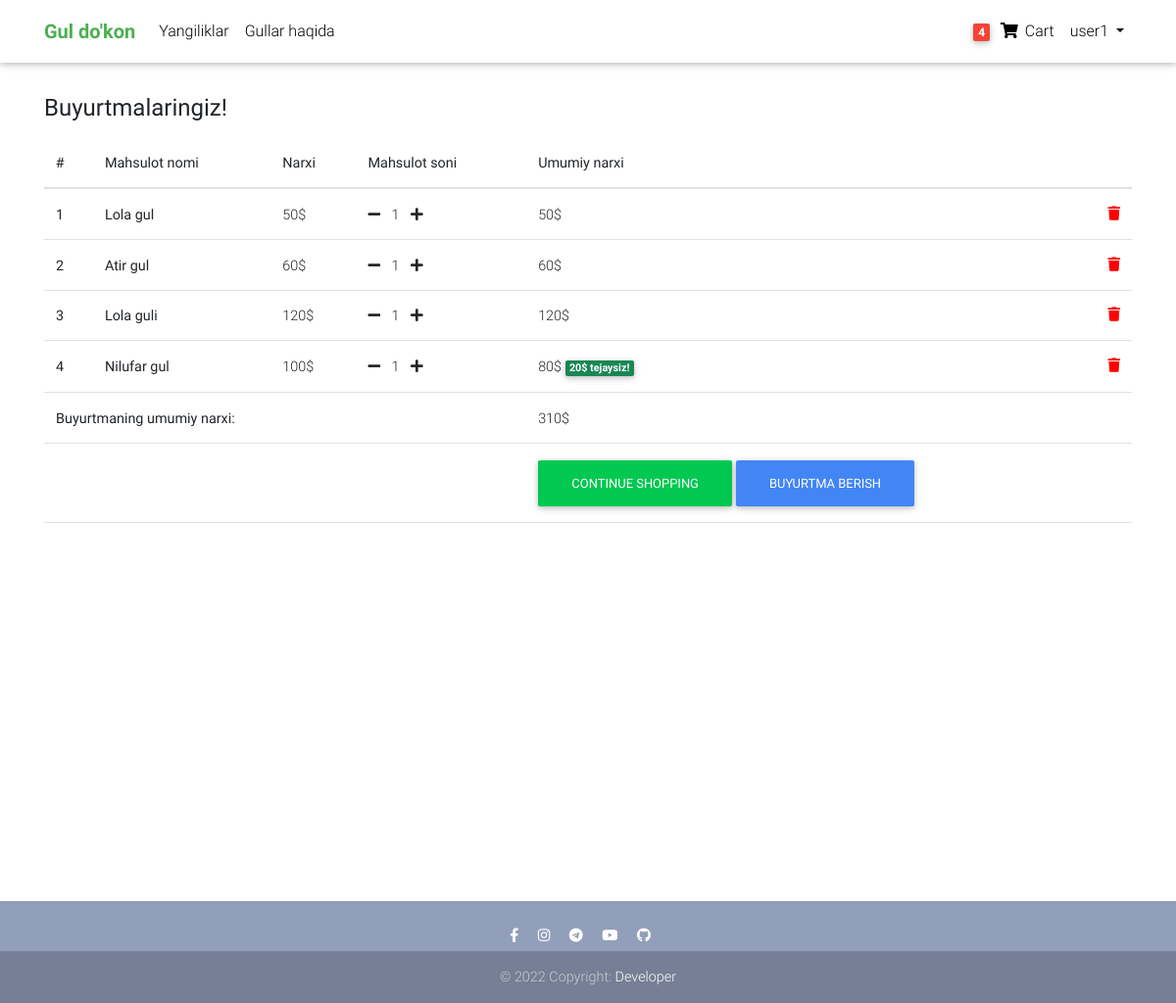
The page /order-summary (signed in) on the database its author committed.
### accounts/models.py (models this page shows)
class CustomUser(AbstractUser):
    age = models.PositiveIntegerField(null=True, blank=True)

### flowers/models.py (models this page shows, shortened)
class Order(models.Model):
    user = models.ForeignKey(settings.AUTH_USER_MODEL, on_delete=models.CASCADE)
    products = models.ManyToManyField(OrderProduct)
    start_date = models.DateTimeField(auto_now_add=True)
    ordered_date = models.DateTimeField()
    ordered = models.BooleanField(default=False)
    order_completed = models.BooleanField(default=False)
    order_completed_date = models.DateTimeField(null=True, blank=True)
    billingAddress = models.ForeignKey('BillingAddress', on_delete=models.SET_NULL, blank=True, null=True)
    payment = models.ForeignKey('Payment', on_delete=models.SET_NULL, blank=True, null=True)
    promo_code_text = models.CharField(max_length=20, blank=True, null=True)
    promocode = models.ForeignKey('PromoCode', on_delete=models.SET_NULL, blank=True, null=True)
    def get_total(self):
        total = 0
        for order_product in self.products.all():
            total += order_product.get_final_price()
        promo_code = self.promocode
        if promo_code:
            if promo_code.discount_cash:
                total -= promo_code.discount_cash
            elif promo_code.discount_interest:
                total *= (100-promo_code.discount_interest) / 100
        return total

class OrderProduct(models.Model):
    user = models.ForeignKey(settings.AUTH_USER_MODEL, on_delete=models.CASCADE)
    ordered = models.BooleanField(default=False)
    product = models.ForeignKey(Product, on_delete=models.CASCADE)
    quantity = models.IntegerField(default=1)
    def get_total_product_price(self):
        return self.quantity * self.product.price
    def get_total_product_discount_price(self):
        return self.quantity * self.product.discount_price
    def get_amount_saved(self):
        return self.get_total_product_price() - self.get_total_product_discount_price()
    def get_final_price(self):
        if self.product.discount_price:
            return self.get_total_product_discount_price()
        return self.get_total_product_price()

class Product(models.Model):
    name = models.CharField(max_length=50)
    description = RichTextField()
    date = models.DateTimeField(auto_now_add=True)
    image = models.ImageField(upload_to='images/')
    price = models.IntegerField()
    discount_price = models.IntegerField(null=True, blank=True)
    category = models.ForeignKey(Category, on_delete=models.CASCADE)
    label = models.CharField(choices=LABEL_CHOICES, max_length=10, null=True, blank=True)
    class Meta:
        verbose_name_plural = "Products"

### flowers/views.py (the view)
# urls.py: path('order-summary', OrderSummaryView.as_view(), name='order-summary'),
class OrderSummaryView(LoginRequiredMixin, View):
    def get(self, *args, **kwargs):
        try:
            order = Order.objects.get(user=self.request.user, ordered=False)
            return render(self.request, 'order_summary.html', context={
                'object': order,
            })
        except ObjectDoesNotExist:
            messages.error(self.request, "Savatingiz bo'sh, mahsulot tanlab uni qo'shing!", extra_tags='danger')
            return HttpResponseRedirect(self.request.META.get('HTTP_REFERER'))

### flowers/templatetags/card_template_tags.py (called while the page is built)
@register.filter()
def card_flower_count(user):
    if user.is_authenticated:
        qs = Order.objects.filter(user=user, ordered=False)
        if qs.exists():
            return qs.last().products.count()
    return 0

### template/order_summary.html (shortened to what this page needs)
{% extends 'base.html' %}
{% block content %}
<div class="mt-5 pt-5">
  </div>
<main>
    <div class="container">
  <h4><b>Buyurtmalaringiz!</b></h4>
<table class="table table-hover mt-3 mb-5">
    <thead>
    <tr>
      <th scope="col">#</th>
      <th scope="col">Mahsulot nomi</th>
      <th scope="col">Narxi</th>
      <th scope="col">Mahsulot soni</th>
      <th scope="col">Umumiy narxi</th>
    </tr>
  </thead>
  <tbody class="table-group-divider">
  {% for order_product in object.products.all %}
    <tr>
      <th scope="row">{{ forloop.counter }}</th>
      <th><a class="text-link active" href="{% url 'product' order_product.product.id %} ">{{ order_product.product.name }}</a></th>
      {% if order_product.product.discount_price %}
        <td>{{ order_product.product.price }}$</td>
        <td>
          <a href="{% url 'remove-flower-from-card' order_product.product.id %}"><i class="fas fa-minus mr-2"></i> </a>
          {{ order_product.quantity }}
          <a href="{% url 'add-to-card' order_product.product.id %}"><i class="fas fa-plus ml-2"></i></a>
        </td>
        <td>{{ order_product.get_final_price }}$
          <span class="badge text-bg-success">{{ order_product.get_amount_saved }}$ tejaysiz!</span>
          <a style="color:red;" href="{% url 'remove-from-card' order_product.product.id %}">
            <i class="fas fa-trash float-right"></i>
          </a>
        </td>
      {% else %}
        <td>{{ order_product.product.price }}$</td>
        <td>
          <a href="{% url 'remove-flower-from-card' order_product.product.id %}"><i class="fas fa-minus mr-2"></i> </a>
          {{ order_product.quantity }}
          <a href="{% url 'add-to-card' order_product.product.id %}"><i class="fas fa-plus ml-2"></i></a>
        </td>
        <td>{{ order_product.get_final_price }}$
          <a style="color:red;" href="{% url 'remove-from-card' order_product.product.id %}">
            <i class="fas fa-trash float-right"></i>
          </a>
        </td>
      {% endif %}
    </tr>
  {% endfor %}
  <tr>
    <td colspan="4"><b>Buyurtmaning umumiy narxi: </b></td>
    <td>{{ object.get_total }}$</td>
  </tr>
  <tr>
    <td colspan="4"></td>
    <td><a class="btn btn-success" href="/category/0/page/1/">continue shopping</a>
      {% if object.products.all %}
        <a class="btn btn-primary" href="{% url 'checkout' %}">Buyurtma berish</a> </td>
      {% endif %}
  </tr>
  </tbody>
</table>
    </div>
</main>
{% endblock content %}

### template/base.html (shortened to what this page needs)
{% load static %}
{% load card_template_tags %}
<!doctype html>
<html lang="uz">
<head>
  <link href="https://cdn.jsdelivr.net/npm/bootstrap@5.2.3/dist/css/bootstrap.min.css" rel="stylesheet">
  <link href="https://getbootstrap.com/docs/5.2/assets/css/docs.css" rel="stylesheet">
  <link rel="stylesheet" href="https://use.fontawesome.com/releases/v5.11.2/css/all.css">
  <link href="/static/css/bootstrap.min.css" rel="stylesheet">
  <link href="/static/css/mdb.min.css" rel="stylesheet">
  <link href="/static/css/style.min.css" rel="stylesheet">
</head>
<body>
  <nav class="navbar fixed-top navbar-expand-lg navbar-light white scrolling-navbar">
    <div class="container">
      <a class="navbar-brand waves-effect" href="/category/0/page/1/">
        <strong class="green-text"><b>Gul do'kon</b></strong>
      </a>
      <div class="collapse navbar-collapse" id="navbarSupportedContent">
        <ul class="navbar-nav mr-auto">
          <li class="nav-item">
            <a class="nav-link waves-effect" href="">Yangiliklar</a>
          </li>
          <li class="nav-item">
            <a class="nav-link waves-effect" href="">Gullar haqida</a>
          </li>
        </ul>
        <ul class="navbar-nav nav-flex-icons">
          {% if user.is_authenticated %}
          <li class="nav-item">
            <a href="{% url 'order-summary' %}" class="nav-link waves-effect">
              <span class="badge red z-depth-1 mr-1"> {{ user|card_flower_count }} </span>
              <i class="fas fa-shopping-cart"></i>
              <span class="clearfix d-none d-sm-inline-block"> Cart </span>
            </a>
          </li>
           <li class="nav-item dropdown">
              <a class="nav-link dropdown-toggle" href="#" role="button" data-bs-toggle="dropdown" aria-expanded="false">
                {{ user.username }}
              </a>
            </li>
          {% else %}
          <div class="button small">
            <a href="{% url 'login' %}" class="btn btn-outline-dark" type="submit" style="height:40; width:120;">login</a></div>
          {% endif %}
        </ul>
      </div>
    </div>
  </nav>
    <main>
        {% block content %}
        {% endblock content %}
    </main>
  <footer class="page-footer text-center font-small mt-4 wow fadeIn">
    <hr class="my-4">
    <div class="pb-1">
      <a href="https://www.facebook.com/profile.php?id=100075273840350&mibextid=ZbWKwL" target="_blank">
        <i class="fab fa-facebook-f mr-3"></i>
      </a>
      <a href="https://www.instagram.com/rahimov_ilhomjon01/" target="_blank">
        <i class="fab fa-instagram mr-3"></i>
      </a>
      <a href="http://t.me/Rahimov_Ilhomjon" target="_blank">
        <i class="fab fa-telegram mr-3"></i>
      </a>
      <a href="https://www.youtube.com/@realpythonacademy3211" target="_blank">
        <i class="fab fa-youtube mr-3"></i>
      </a>
      <a href="https://github.com/RahimovIlhom" target="_blank">
        <i class="fab fa-github mr-3"></i>
      </a>
    </div>
    <div class="footer-copyright py-3">
      © 2022 Copyright:
      <a href="" target="_blank"> Developer </a>
    </div>
  </footer>
  </body>
</html>

### template/base.html (style rules this page uses)
html, body, header, .carousel { height: 60vh; }
main { min-height: 100vh; }

### rows shown on the page
CustomUser: id "4", username "user1"
OrderProduct: product.name "Lola gul", product.price "50", quantity "1", get_final_price "50"
OrderProduct: product.name "Atir gul", product.price "60", quantity "1", get_final_price "60"
OrderProduct: product.name "Lola guli", product.price "120", quantity "1", get_final_price "120"
OrderProduct: product.name "Nilufar gul", product.price "100", quantity "1", get_final_price "80", get_amount_saved "20"
Order: get_total "310"
